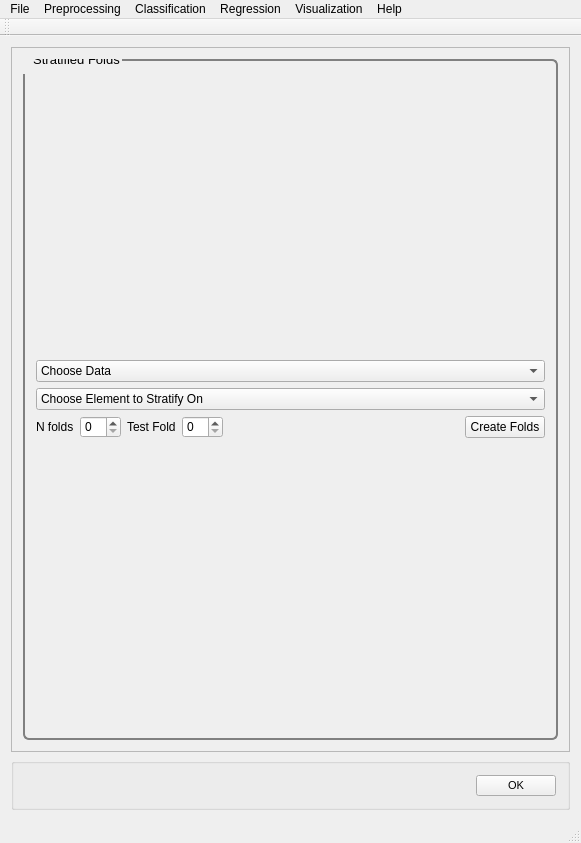
<?xml version="1.0" encoding="UTF-8"?>
<ui version="4.0">
 <class>MainWindow</class>
 <widget class="QMainWindow" name="MainWindow">
  <property name="geometry">
   <rect>
    <x>0</x>
    <y>0</y>
    <width>581</width>
    <height>843</height>
   </rect>
  </property>
  <property name="windowTitle">
   <string>PYSAT</string>
  </property>
  <widget class="QWidget" name="centralWidget">
   <layout class="QVBoxLayout" name="verticalLayout_9">
    <item>
     <widget class="QScrollArea" name="scrollArea">
      <property name="widgetResizable">
       <bool>true</bool>
      </property>
      <widget class="QWidget" name="scrollAreaWidgetContents_2">
       <property name="geometry">
        <rect>
         <x>0</x>
         <y>0</y>
         <width>561</width>
         <height>721</height>
        </rect>
       </property>
       <property name="font">
        <font>
         <pointsize>8</pointsize>
        </font>
       </property>
       <property name="styleSheet">
        <string notr="true">QGroupBox {
  border: 2px solid gray;
  border-radius: 6px;
  margin-top: 0.5em;
}

QGroupBox::title {

  padding-top: -14px;
  padding-left: 8px;
}
</string>
       </property>
       <layout class="QVBoxLayout" name="verticalLayout_8">
        <item>
         <widget class="QGroupBox" name="strat_folds">
          <property name="font">
           <font>
            <pointsize>10</pointsize>
           </font>
          </property>
          <property name="title">
           <string>Stratified Folds</string>
          </property>
          <layout class="QVBoxLayout" name="verticalLayout">
           <item>
            <layout class="QVBoxLayout" name="strat_folds_vlayout">
             <item>
              <widget class="QComboBox" name="strat_folds_choose_data">
               <item>
                <property name="text">
                 <string>Choose Data</string>
                </property>
               </item>
               <item>
                <property name="text">
                 <string>Unknown Data</string>
                </property>
               </item>
               <item>
                <property name="text">
                 <string>Known Data</string>
                </property>
               </item>
              </widget>
             </item>
             <item>
              <widget class="QComboBox" name="strat_folds_choose_element">
               <item>
                <property name="text">
                 <string>Choose Element to Stratify On</string>
                </property>
               </item>
               <item>
                <property name="text">
                 <string>SiO2</string>
                </property>
               </item>
               <item>
                <property name="text">
                 <string>TiO2</string>
                </property>
               </item>
               <item>
                <property name="text">
                 <string>Al2O3</string>
                </property>
               </item>
               <item>
                <property name="text">
                 <string>FeOT</string>
                </property>
               </item>
               <item>
                <property name="text">
                 <string>MgO</string>
                </property>
               </item>
               <item>
                <property name="text">
                 <string>CaO</string>
                </property>
               </item>
               <item>
                <property name="text">
                 <string>Na2O</string>
                </property>
               </item>
               <item>
                <property name="text">
                 <string>K2O</string>
                </property>
               </item>
              </widget>
             </item>
             <item>
              <layout class="QHBoxLayout" name="strat_folds_hlayout">
               <item>
                <widget class="QLabel" name="nfolds_label">
                 <property name="text">
                  <string>N folds</string>
                 </property>
                </widget>
               </item>
               <item>
                <widget class="QSpinBox" name="nfolds_spin"/>
               </item>
               <item>
                <widget class="QLabel" name="test_fold_label">
                 <property name="text">
                  <string>Test Fold</string>
                 </property>
                </widget>
               </item>
               <item>
                <widget class="QSpinBox" name="test_fold_spin"/>
               </item>
               <item>
                <spacer name="strat_folds_spacer">
                 <property name="orientation">
                  <enum>Qt::Horizontal</enum>
                 </property>
                 <property name="sizeHint" stdset="0">
                  <size>
                   <width>40</width>
                   <height>20</height>
                  </size>
                 </property>
                </spacer>
               </item>
               <item>
                <widget class="QPushButton" name="create_folds">
                 <property name="text">
                  <string>Create Folds</string>
                 </property>
                </widget>
               </item>
              </layout>
             </item>
            </layout>
           </item>
          </layout>
         </widget>
        </item>
       </layout>
      </widget>
     </widget>
    </item>
    <item>
     <widget class="QGroupBox" name="OK">
      <layout class="QHBoxLayout" name="ok">
       <item>
        <spacer name="horizontalSpacer_5">
         <property name="orientation">
          <enum>Qt::Horizontal</enum>
         </property>
         <property name="sizeHint" stdset="0">
          <size>
           <width>40</width>
           <height>20</height>
          </size>
         </property>
        </spacer>
       </item>
       <item>
        <widget class="QPushButton" name="okButton">
         <property name="font">
          <font>
           <pointsize>8</pointsize>
          </font>
         </property>
         <property name="mouseTracking">
          <bool>false</bool>
         </property>
         <property name="text">
          <string>OK</string>
         </property>
        </widget>
       </item>
      </layout>
     </widget>
    </item>
   </layout>
  </widget>
  <widget class="QToolBar" name="mainToolBar">
   <attribute name="toolBarArea">
    <enum>TopToolBarArea</enum>
   </attribute>
   <attribute name="toolBarBreak">
    <bool>false</bool>
   </attribute>
  </widget>
  <widget class="QStatusBar" name="statusBar"/>
  <widget class="QMenuBar" name="menuBar">
   <property name="geometry">
    <rect>
     <x>0</x>
     <y>0</y>
     <width>581</width>
     <height>21</height>
    </rect>
   </property>
   <widget class="QMenu" name="menuFile">
    <property name="title">
     <string>File</string>
    </property>
    <addaction name="actionLoad_Refence_Data"/>
    <addaction name="actionLoad_Unknown_Data"/>
    <addaction name="actionSet_output_location"/>
    <addaction name="separator"/>
    <addaction name="actionSave_Current_Plots"/>
    <addaction name="actionSave_Current_Data"/>
    <addaction name="separator"/>
    <addaction name="actionCreate_New_Workflow"/>
    <addaction name="actionSave_Current_Workflow"/>
    <addaction name="separator"/>
    <addaction name="actionExit"/>
   </widget>
   <widget class="QMenu" name="menuPreprocessing">
    <property name="title">
     <string>Preprocessing</string>
    </property>
    <widget class="QMenu" name="menuBaseline_Removal">
     <property name="title">
      <string>Baseline Removal</string>
     </property>
     <addaction name="actionALS"/>
     <addaction name="actionDietrich"/>
     <addaction name="actionPolyFit"/>
     <addaction name="actionAirPLS"/>
     <addaction name="actionFABC"/>
     <addaction name="actionKK"/>
     <addaction name="actionMario"/>
     <addaction name="actionMedian"/>
     <addaction name="actionRubberband"/>
     <addaction name="actionUndecimated_Wavelet"/>
    </widget>
    <widget class="QMenu" name="menuCalibration_Transfer">
     <property name="title">
      <string>Calibration Transfer</string>
     </property>
     <addaction name="actionRatio"/>
     <addaction name="actionTommy_s_Methgod"/>
     <addaction name="actionPiecewise_Direct_Standardization"/>
     <addaction name="actionOthers_3"/>
    </widget>
    <addaction name="actionNormalization"/>
    <addaction name="actionNoise_Reduction"/>
    <addaction name="actionApply_Mask"/>
    <addaction name="actionInterpolate"/>
    <addaction name="actionInstrument_Response"/>
    <addaction name="menuBaseline_Removal"/>
    <addaction name="menuCalibration_Transfer"/>
    <addaction name="actionICA_2"/>
    <addaction name="actionPCA_2"/>
   </widget>
   <widget class="QMenu" name="menuRegression">
    <property name="title">
     <string>Regression</string>
    </property>
    <addaction name="actionCross_Validation"/>
    <addaction name="actionTrain"/>
    <addaction name="actionPredict"/>
    <addaction name="actionCreate_N_Folds"/>
    <addaction name="actionCreate_Test_Folds"/>
    <addaction name="actionSubmodel_Ranges"/>
   </widget>
   <widget class="QMenu" name="menuHelp">
    <property name="title">
     <string>Help</string>
    </property>
    <addaction name="actionIndex"/>
    <addaction name="actionContent_2"/>
    <addaction name="separator"/>
    <addaction name="actionAbout"/>
    <addaction name="actionAbout_QtCreator"/>
   </widget>
   <widget class="QMenu" name="menuClassification">
    <property name="title">
     <string>Classification</string>
    </property>
    <widget class="QMenu" name="menuSupervised">
     <property name="title">
      <string>Supervised</string>
     </property>
     <addaction name="actionPLS_DA"/>
     <addaction name="actionSIMCA"/>
    </widget>
    <widget class="QMenu" name="menuClustering">
     <property name="title">
      <string>Clustering</string>
     </property>
     <addaction name="actionK_means"/>
     <addaction name="actionHierarchical_2"/>
    </widget>
    <addaction name="menuSupervised"/>
    <addaction name="menuClustering"/>
   </widget>
   <widget class="QMenu" name="menuVisualization">
    <property name="title">
     <string>Visualization</string>
    </property>
    <addaction name="actionLine_Plot"/>
    <addaction name="action1_to_1_Plot"/>
    <addaction name="actionScatter_Plot"/>
   </widget>
   <addaction name="menuFile"/>
   <addaction name="menuPreprocessing"/>
   <addaction name="menuClassification"/>
   <addaction name="menuRegression"/>
   <addaction name="menuVisualization"/>
   <addaction name="menuHelp"/>
  </widget>
  <action name="actionLoad_Refence_Data">
   <property name="text">
    <string>Load Refence Data</string>
   </property>
  </action>
  <action name="actionLoad_Unknown_Data">
   <property name="text">
    <string>Load Unknown Data</string>
   </property>
  </action>
  <action name="actionSave_Current_Workflow">
   <property name="text">
    <string>Save Current Workflow</string>
   </property>
  </action>
  <action name="actionSave_Current_Plots">
   <property name="text">
    <string>Save Current Plots</string>
   </property>
  </action>
  <action name="actionSave_Current_Data">
   <property name="text">
    <string>Save Current Data</string>
   </property>
  </action>
  <action name="actionCreate_New_Workflow">
   <property name="text">
    <string>Create New Workflow</string>
   </property>
  </action>
  <action name="actionNoise_Reduction">
   <property name="text">
    <string>Noise Reduction</string>
   </property>
  </action>
  <action name="actionApply_Mask">
   <property name="text">
    <string>Apply Mask</string>
   </property>
  </action>
  <action name="actionInterpolate">
   <property name="text">
    <string>Interpolate (unknown to known)</string>
   </property>
  </action>
  <action name="actionInstrument_Response">
   <property name="text">
    <string>Instrument Response</string>
   </property>
  </action>
  <action name="actionALS">
   <property name="text">
    <string>ALS</string>
   </property>
  </action>
  <action name="actionDietrich">
   <property name="text">
    <string>Dietrich</string>
   </property>
  </action>
  <action name="actionPolyFit">
   <property name="text">
    <string>PolyFit</string>
   </property>
  </action>
  <action name="actionAirPLS">
   <property name="text">
    <string>AirPLS</string>
   </property>
  </action>
  <action name="actionFABC">
   <property name="text">
    <string>FABC</string>
   </property>
  </action>
  <action name="actionKK">
   <property name="text">
    <string>KK</string>
   </property>
  </action>
  <action name="actionMario">
   <property name="text">
    <string>Mario</string>
   </property>
  </action>
  <action name="actionMedian">
   <property name="text">
    <string>Median</string>
   </property>
  </action>
  <action name="actionRubberband">
   <property name="text">
    <string>Rubberband</string>
   </property>
  </action>
  <action name="actionUndecimated_Wavelet">
   <property name="text">
    <string>Undecimated Wavelet</string>
   </property>
  </action>
  <action name="actionRatio">
   <property name="text">
    <string>Ratio</string>
   </property>
  </action>
  <action name="actionTommy_s_Methgod">
   <property name="text">
    <string>Tommy's Method</string>
   </property>
  </action>
  <action name="actionPiecewise_Direct_Standardization">
   <property name="text">
    <string>Piecewise Direct Standardization</string>
   </property>
  </action>
  <action name="actionPCA">
   <property name="text">
    <string>PCA</string>
   </property>
  </action>
  <action name="actionICA">
   <property name="text">
    <string>ICA</string>
   </property>
  </action>
  <action name="actionK_Means">
   <property name="text">
    <string>K-Means</string>
   </property>
  </action>
  <action name="actionHierarchical">
   <property name="text">
    <string>Hierarchical</string>
   </property>
  </action>
  <action name="actionOthers">
   <property name="text">
    <string>Others...</string>
   </property>
  </action>
  <action name="actionOthers_2">
   <property name="text">
    <string>Others...</string>
   </property>
  </action>
  <action name="actionOthers_3">
   <property name="text">
    <string>Others...</string>
   </property>
  </action>
  <action name="actionPLS">
   <property name="text">
    <string>PLS</string>
   </property>
  </action>
  <action name="actionSM_PLS">
   <property name="text">
    <string>SM-PLS</string>
   </property>
  </action>
  <action name="actionICA_Regression">
   <property name="text">
    <string>ICA Regression</string>
   </property>
  </action>
  <action name="actionGaussian_Process">
   <property name="text">
    <string>Gaussian Process</string>
   </property>
  </action>
  <action name="actionMLP">
   <property name="text">
    <string>MLP</string>
   </property>
  </action>
  <action name="actionSVM">
   <property name="text">
    <string>SVM</string>
   </property>
  </action>
  <action name="actionOthers_4">
   <property name="text">
    <string>Others...</string>
   </property>
  </action>
  <action name="actionOthers_5">
   <property name="text">
    <string>Others...</string>
   </property>
  </action>
  <action name="actionIndex">
   <property name="text">
    <string>Index</string>
   </property>
  </action>
  <action name="actionContent_2">
   <property name="text">
    <string>Content</string>
   </property>
  </action>
  <action name="actionAbout">
   <property name="text">
    <string>About...</string>
   </property>
  </action>
  <action name="actionAbout_QtCreator">
   <property name="text">
    <string>About Qt...</string>
   </property>
  </action>
  <action name="actionExit">
   <property name="text">
    <string>Exit</string>
   </property>
  </action>
  <action name="actionNormalization">
   <property name="text">
    <string>Normalization</string>
   </property>
  </action>
  <action name="actionICA_2">
   <property name="text">
    <string>ICA</string>
   </property>
  </action>
  <action name="actionPCA_2">
   <property name="text">
    <string>PCA</string>
   </property>
  </action>
  <action name="actionPLS_DA">
   <property name="text">
    <string>PLS-DA</string>
   </property>
  </action>
  <action name="actionSIMCA">
   <property name="text">
    <string>SIMCA</string>
   </property>
  </action>
  <action name="actionK_means">
   <property name="text">
    <string>K-means</string>
   </property>
  </action>
  <action name="actionHierarchical_2">
   <property name="text">
    <string>Hierarchical</string>
   </property>
  </action>
  <action name="actionCross_Validation">
   <property name="text">
    <string>Cross Validation</string>
   </property>
  </action>
  <action name="actionTrain">
   <property name="text">
    <string>Train</string>
   </property>
  </action>
  <action name="actionPredict">
   <property name="text">
    <string>Predict</string>
   </property>
  </action>
  <action name="actionLine_Plot">
   <property name="text">
    <string>Line Plot</string>
   </property>
  </action>
  <action name="action1_to_1_Plot">
   <property name="text">
    <string>1 to 1 Plot</string>
   </property>
  </action>
  <action name="actionScatter_Plot">
   <property name="text">
    <string>Scatter Plot</string>
   </property>
  </action>
  <action name="actionSet_output_location">
   <property name="text">
    <string>Output Location</string>
   </property>
  </action>
  <action name="actionCreate_N_Folds">
   <property name="text">
    <string>Create N Folds</string>
   </property>
  </action>
  <action name="actionCreate_Test_Folds">
   <property name="text">
    <string>Create Test Folds</string>
   </property>
  </action>
  <action name="actionSubmodel_Ranges">
   <property name="text">
    <string>Submodel Ranges</string>
   </property>
  </action>
 </widget>
 <layoutdefault spacing="6" margin="11"/>
 <resources/>
 <connections/>
</ui>
